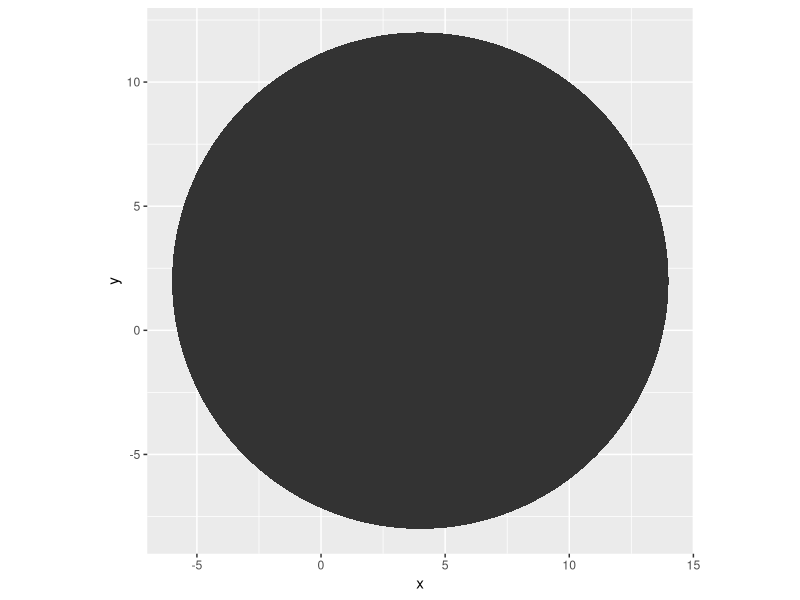
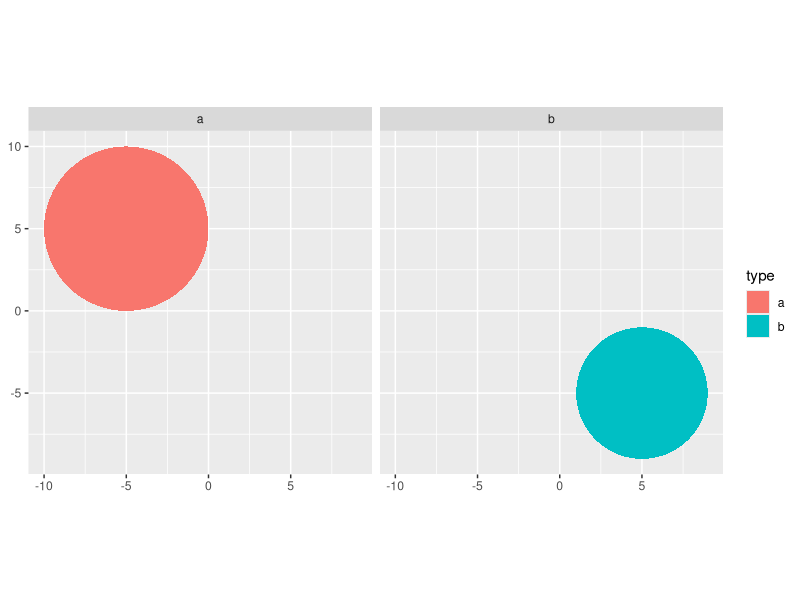

Here is the R script that generated these plots, in order:
# function to generate data (computed variables from plot parameters)
create_circle <- function(data, n) {
  angles = seq(
    from = 0,
    to = 2 * pi,
    length.out = n + 1
  )
  
  data.frame(
    x = cos(angles) * data$r + data$x0,
    y = sin(angles) * data$r + data$y0,
    data
  )
}

library(ggplot2)

# manually constructing geometries required
ggplot(
  create_circle(
    data = list(
      r = 10,
      x0 = 4,
      y0 = 2
    ),
    n = 200
  )
) + 
  geom_polygon(aes(x = x, y = y)) +
  coord_fixed()


# custom stat/geom
StatCirc <- ggproto(
  "StatCirc", Stat,
  setup_data = function(data, params) {
    if (data$group[1] == -1) {
      nrows <- nrow(data)
      data$group <- seq_len(nrows)
    }
    data
  },
  compute_group = function(data, scales, n = 360) {
    create_circle(data, n)
  },
  required_aes = c("x0", "y0", "r")
)

stat_circle <- function(mapping = NULL, data = NULL, geom = "polygon",
                        position = "identity", na.rm = FALSE, show.legend = NA, 
                        inherit.aes = TRUE, ...) {
  layer(
    stat = StatCirc, data = data, mapping = mapping, geom = geom, 
    position = position, show.legend = show.legend, inherit.aes = inherit.aes,
    params = list(na.rm = na.rm, ...)
  )
}
geom_circle <- function(mapping = NULL, data = NULL, stat = StatCirc,
                        position = "identity", na.rm = FALSE, show.legend = NA, 
                        inherit.aes = TRUE, ...) {
  layer(
    stat = stat, data = data, mapping = mapping, geom = "polygon", 
    position = position, show.legend = show.legend, inherit.aes = inherit.aes,
    params = list(na.rm = na.rm, ...)
  )
}

# using custom stat/geom
ggplot(
  data.frame(
    r = c(5, 4),
    x0 = c(-5, 5),
    y0 = c(5, -5),
    type = c("a", "b")
  )
) + 
  # stat_circle(aes(x0 = x0, y0 = y0, r = r, fill = type)) + 
  geom_circle(aes(x0 = x0, y0 = y0, r = r, fill = type)) + 
  coord_fixed() +
  facet_wrap(~type)
